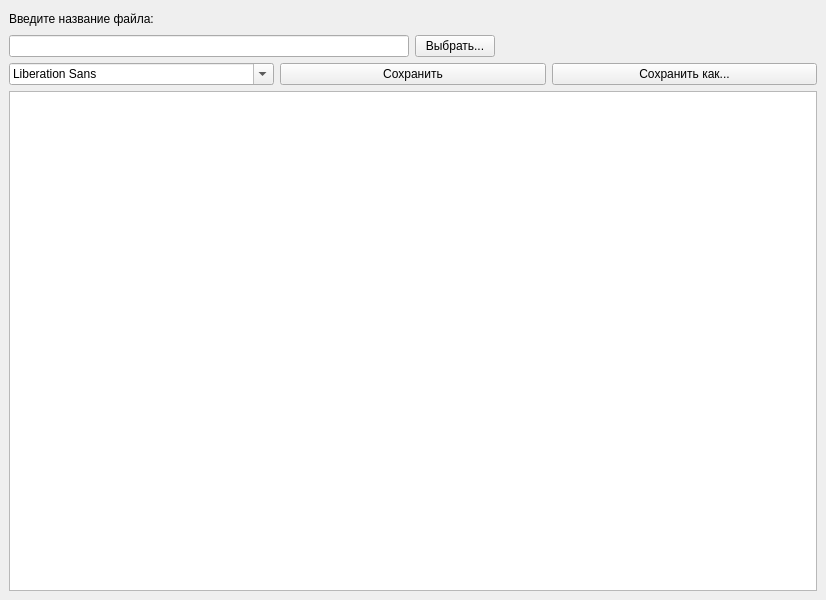
<?xml version="1.0" encoding="UTF-8"?>
<ui version="4.0">
 <class>notebook</class>
 <widget class="QMainWindow" name="notebook">
  <property name="geometry">
   <rect>
    <x>0</x>
    <y>0</y>
    <width>826</width>
    <height>600</height>
   </rect>
  </property>
  <property name="windowTitle">
   <string>notebook</string>
  </property>
  <widget class="QWidget" name="centralwidget">
   <layout class="QVBoxLayout" name="verticalLayout_2">
    <item>
     <layout class="QHBoxLayout" name="horizontalLayout_2">
      <item>
       <widget class="QLabel" name="label">
        <property name="text">
         <string>Введите название файла:</string>
        </property>
       </widget>
      </item>
      <item>
       <spacer name="horizontalSpacer">
        <property name="orientation">
         <enum>Qt::Horizontal</enum>
        </property>
        <property name="sizeHint" stdset="0">
         <size>
          <width>40</width>
          <height>20</height>
         </size>
        </property>
       </spacer>
      </item>
     </layout>
    </item>
    <item>
     <layout class="QHBoxLayout" name="horizontalLayout_3">
      <item>
       <widget class="QLineEdit" name="lineEdit">
        <property name="minimumSize">
         <size>
          <width>400</width>
          <height>0</height>
         </size>
        </property>
       </widget>
      </item>
      <item>
       <widget class="QPushButton" name="choose">
        <property name="maximumSize">
         <size>
          <width>100</width>
          <height>16777215</height>
         </size>
        </property>
        <property name="text">
         <string>Выбрать...</string>
        </property>
       </widget>
      </item>
      <item>
       <spacer name="horizontalSpacer_2">
        <property name="orientation">
         <enum>Qt::Horizontal</enum>
        </property>
        <property name="sizeHint" stdset="0">
         <size>
          <width>40</width>
          <height>20</height>
         </size>
        </property>
       </spacer>
      </item>
     </layout>
    </item>
    <item>
     <layout class="QHBoxLayout" name="horizontalLayout">
      <item>
       <widget class="QFontComboBox" name="fontComboBox"/>
      </item>
      <item>
       <widget class="QPushButton" name="save">
        <property name="text">
         <string>Сохранить</string>
        </property>
       </widget>
      </item>
      <item>
       <widget class="QPushButton" name="save_as">
        <property name="text">
         <string>Сохранить как...</string>
        </property>
       </widget>
      </item>
     </layout>
    </item>
    <item>
     <widget class="QPlainTextEdit" name="plainTextEdit"/>
    </item>
   </layout>
  </widget>
 </widget>
 <resources/>
 <connections/>
</ui>
